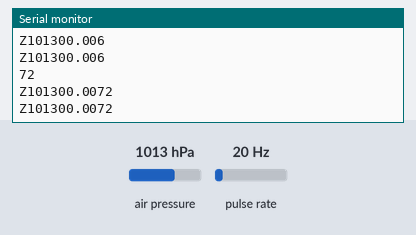
A sketch run on a simulated Arduino Uno, built with avr-gcc and run on an emulated ATmega328P. Shown: the last lines printed to the serial monitor. Wiring (inferred from the names in the program): pulse sensor: data pin 2. The inputs (shaded band) are chosen by the test bench; at power-on: air pressure 1013 hPa, pulse rate 20 Hz.

Above: at 2.2 s.
2.3 s: air pressure set to 952 hPa
At 2.36 s:
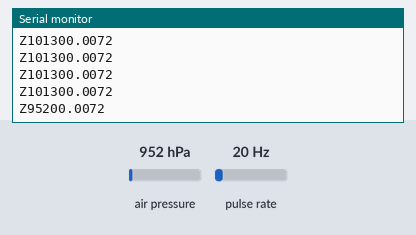
3.8 s: pulse rate (sensor on pin 2) set to 4 Hz
At 3.83 s:
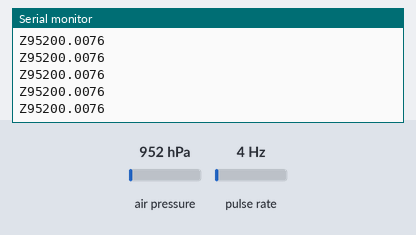
5.3 s: air pressure set to 975 hPa
At 6.2 s:
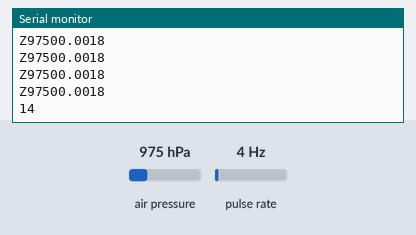
6.8 s: pulse rate (sensor on pin 2) set to 50 Hz
At 6.89 s:
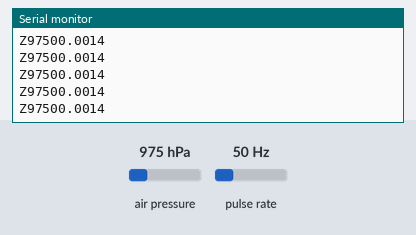
Timing chart, 0 to 9.3 s (numbered marks = the images above; inputs shaded):
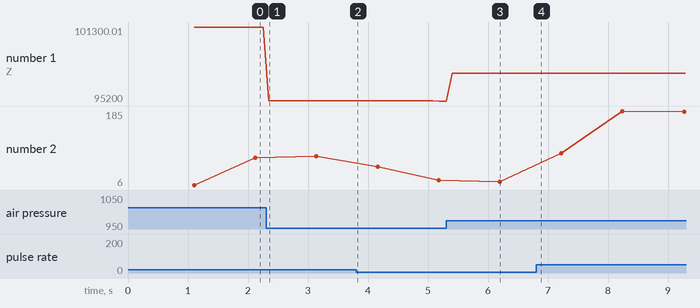

The sketch:

Arduino_BMP_FLOW_TX_RX_Sender.ino
```cpp
#include <SoftwareSerial.h>
#include <SPI.h>
#include <Adafruit_Sensor.h>
#include <Adafruit_BMP280.h>

#define BMP_SCK 13
#define BMP_MISO 12
#define BMP_MOSI 11
#define BMP_CS 10
Adafruit_BMP280 bme;

SoftwareSerial mySerial(10, 11);

byte statusLed    = 13;
byte sensorInterrupt = 0;
byte sensorPin       = 2;
float calibrationFactor = 4.5;
volatile byte pulseCount;
float flowRate;
unsigned int flowMilliLitres;
unsigned long totalMilliLitres;
unsigned long oldTime;
String fml = "";

void setup() {
  Serial.begin(9600);
  mySerial.begin(9600);
  while(!bme.begin(0x76)){};
  delay(1000);
  pinMode(sensorPin, INPUT);
  digitalWrite(sensorPin, HIGH);
  pulseCount        = 0;
  flowRate          = 0.0;
  flowMilliLitres   = 0;
  oldTime           = 0;
  attachInterrupt(sensorInterrupt, pulseCounter, FALLING);
}

void loop() {
    delay(100);

    if((millis() - oldTime) > 1000)
  {
    detachInterrupt(sensorInterrupt);
    flowRate = ((1000.0 / (millis() - oldTime)) * pulseCount) / calibrationFactor;
    flowMilliLitres = (flowRate / 60) * 1000;
    fml = (String)flowMilliLitres + "";
    oldTime = millis();
    unsigned int frac;
    Serial.println((String)flowMilliLitres);
    pulseCount = 0;
    attachInterrupt(sensorInterrupt, pulseCounter, FALLING);
  }
   String s = "Z" + (String)bme.readPressure() + fml;
   Serial.println(s);
    char buf[14];
    s.toCharArray(buf, 15);
    mySerial.write(buf);
    Serial.println(buf);
    buf[0] = 0;

}
void pulseCounter(){pulseCount++;}
```

Measured:
- after the input at 2.3 s, the serial monitor: prints a new line after 0.05 s (image 1)
- after the input at 5.3 s, the serial monitor: prints a new line after 0.11 s (image 3)
- plotted number 1: 101300.01 → 95200.01 after the input at 2.3 s, 95200.01 → 95200 after the input at 3.8 s, 95200 → 97500 after the input at 5.3 s, 97500 → 97500 after the input at 6.8 s
- plotted number 2: 72 → 76 after the input at 2.3 s, 76 → 18 after the input at 3.8 s, 14 → 183 after the input at 6.8 s
